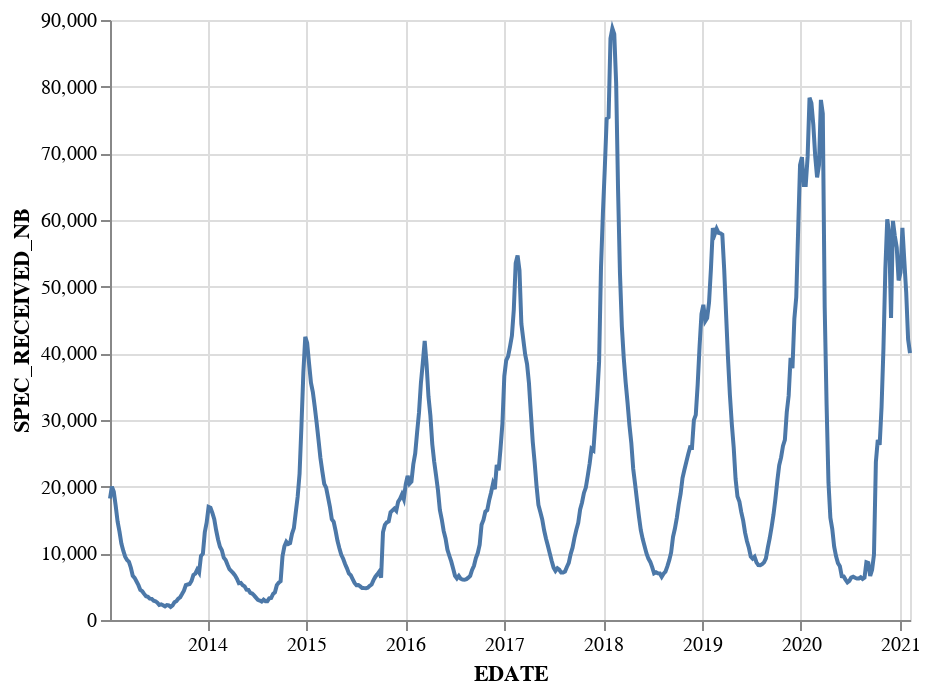

The notebook cell saved with this chart:
### Code cell
make_realization(flu_data, 'EDATE:T', 'SPEC_RECEIVED_NB')

### Figure 1 — Vega-Lite specification as saved in the notebook (floating-point values rounded to 4 significant figures; data arrays with more than 128 entries replaced by an {"elided": "..."} marker saying what was removed)
{"config": {"view": {"continuousWidth": 400, "continuousHeight": 300}}, "data": {"name": "data-03af46b262e956e7904a5155a1379669"}, "mark": "line", "encoding": {"x": {"type": "temporal", "field": "EDATE"}, "y": {"type": "quantitative", "field": "SPEC_RECEIVED_NB"}}, "$schema": "https://vega.github.io/schema/vega-lite/v4.8.1.json", "datasets": {"data-03af46b262e956e7904a5155a1379669": {"elided": "423 records"}}}
